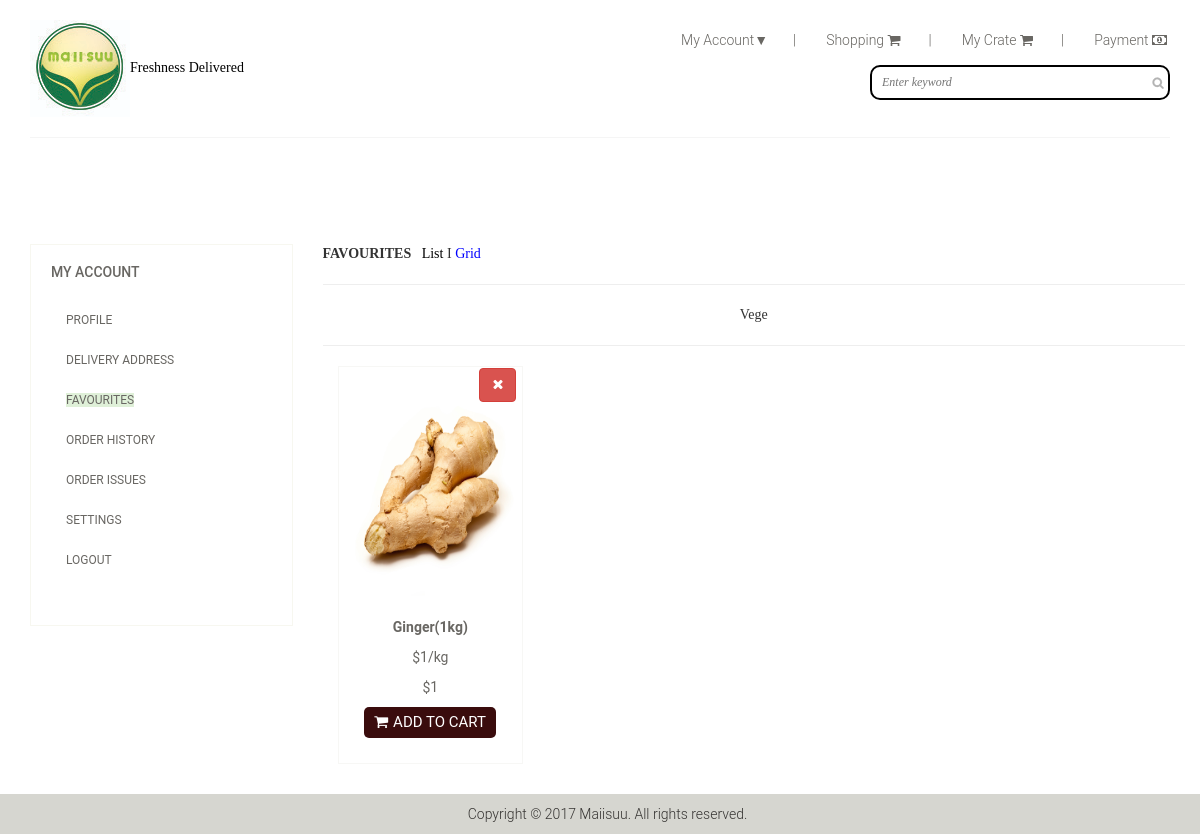
The page /favourites2b.php (signed in) on the database its author committed.
### tables this page shows
CREATE TABLE `user_favourites` (
  `fav_id` bigint(100) NOT NULL,
  `product_id` varchar(500) NOT NULL,
  `list_name` varchar(100) NOT NULL,
  `fav_userid` bigint(20) NOT NULL
);

CREATE TABLE `product` (
  `product_id` bigint(20) NOT NULL,
  `product_name` varchar(500) NOT NULL,
  `product_img` varchar(500) NOT NULL,
  `product_weightkg` varchar(100) NOT NULL,
  `product_pricekg` varchar(100) NOT NULL,
  `product_price` varchar(100) NOT NULL,
  `category` varchar(100) NOT NULL,
  `sub_category` varchar(500) NOT NULL
);

### favourites2b.php (the view, shortened to what this page needs)
<?php
include'dbconfig.php';
?>
<!DOCTYPE html>
<html lang="en">
<head>
    <link href="css/bootstrap.min.css" rel="stylesheet">
    <link href="css/font-awesome.min.css" rel="stylesheet">
    <link href="css/prettyPhoto.css" rel="stylesheet">
    <link href="css/price-range.css" rel="stylesheet">
    <link href="css/animate.css" rel="stylesheet">
	<link href="css/main.css" rel="stylesheet">
	<link href="css/responsive.css" rel="stylesheet">
</head>
<body>
	<header id="header">
		<div class="header-middle">
			<div class="container">
				<div class="row">
					<div class="col-sm-4">
						<div class="logo pull-left">
							<a href="index.html"><img src="images/Logo 8.jpg" alt="" />Freshness Delivered</a>
						</div>
					</div>
					<div class="col-sm-8">
						<div class="shop-menu pull-right">
							<ul class="nav navbar-nav">
								<li class="dropdown-toggle" data-toggle="dropdown" data-hover="dropdown"><a href="">My Account&#9660;<span style="margin-left:25px">|</span></a></li>
<li><a href="index_home.php"> Shopping <i class="fa fa-shopping-cart"></i><span style="margin-left:25px">|</span></a></li>
<li><a href="mycrate.php"> My Crate <i class="fa fa-shopping-cart"></i><span style="margin-left:25px">|</span></a></li>
<li><a href="checkout-login-register.php"> Payment <i class="fa fa-money"></i></a></li>
							</ul>
						</div>
					</div>
                    <div class="search_box pull-right" style="margin-top:15px;">
							<input type="text" placeholder="Enter keyword" style="width:300px"/>
					</div>
				</div>
			</div>
		</div>
		<div class="header-bottom">
			<div class="container">
				<div class="row">
					<div class="col-sm-12">
					</div>
				</div>
			</div>
		</div>
	</header>
	<section id="slider">
	</section>
	<section>
		<div class="container">
			<div class="row">
				<div class="col-sm-3">
					<div>
						<div class="panel-group category-products" id="accordian">
							<div class="panel panel-default">
								<div class="panel-heading">
									<h4 class="panel-title">
										<a href="#sub1">
										<div>My Account</div>
										</a>
									</h4>
								</div>
								<div id="sub1">
									<div class="panel-body">
										<ul id="filter">
											<li><a href="#">Profile</a></li>
											<li><a href="#" >Delivery Address</a></li>
											<li><a href="favourites.php" class="alert-success">Favourites</a></li>
											<li><a href="#">Order History</a></li>
								            <li><a href="#">Order Issues</a></li>
                                            <li><a href="#">Settings</a></li>
                                            <li><a href="#">Logout</a></li>
										</ul>
									</div>
								</div>
							</div>
						</div>
					</div>
				</div>
				<div class="col-sm-9 padding-right">
					<div class="features_items">
<p><b>FAVOURITES</b>&nbsp;&nbsp;&nbsp;<a href="favourites2a.php" >List</a>&nbsp;I&nbsp;<a href="favourites2b.php" class="focus">Grid</a></p><hr>
<?php
						$sql = "SELECT list_name FROM user_favourites where fav_userid = '$_SESSION[user]'";
						$result = mysqli_query($conn,$sql);
						if (mysqli_num_rows($result) > 0)
						{
   						while($row = mysqli_fetch_assoc($result))
						{
echo"<div align='center'>" . $row['list_name'] . "</div>";
echo "<hr>";}}
						?>
						<?php
						$sql = "SELECT * FROM product INNER JOIN favourite_temp ON product.product_id = favourite_temp.favourite_productid WHERE favourite_userid = '$_SESSION[user]'";
						$result = mysqli_query($conn,$sql);
						if (mysqli_num_rows($result) > 0)
						{
   						while($row = mysqli_fetch_assoc($result))
						{
						?>
						<div class="col-sm-4" style=" width:25%; height:10%;">
							<div class="product-image-wrapper">
								<div class="single-products">
										<div class="productinfo text-center">
<form id="form" method="POST" action="favourites_add_list_ss.php" enctype="multipart/form-data">
						<img src="images/<?php echo $row['product_img']; ?>" width="50px" height="250px" alt=""  />
							<p><b><?php echo $row['product_name']; ?>(<?php echo $row['product_weightkg'];?>kg)</b></p>
											<p>$<?php echo $row['product_pricekg']; ?>/kg</p>
                                            <p>$<?php echo $row['product_price']; ?></p>
<button style="position:relative; left: 20px" id="sub" class="btn btn-default add-to-cart"  type="submit" name="Save"><i class="fa fa-shopping-cart"></i>Add to cart</button>
<button style="position:relative; top: -350px" type="submit" id="button2" class="btn btn-danger" name="Delete"><i class="fa fa-times"></i></button>
</form>
										</div>
								</div>
							</div>
						</div>
						<?php
					   }
	                }
         ?>
			</div>
				</div>
			</div>
		</div>
	</section>
	<footer id="footer">
		<div class="footer-bottom">
			<div class="container">
				<div class="row">
					<center><p>Copyright © 2017 Maiisuu. All rights reserved.</p></center>
				</div>
			</div>
		</div>
	</footer>
</body>
</html>

### css/main.css (style rules this page uses)
body { font-family: maiisuu; position: relative; font-weight:400px; }
ul li { list-style: none; }
a { -webkit-transition: 300ms; -moz-transition: 300ms; -o-transition: 300ms; transition: 300ms; }
h1, h2, h3, h4, h5, h6 { font-family: 'Roboto', sans-serif; }
.header-middle .container .row { border-bottom: 1px solid #f5f5f5; margin-left: 0; margin-right: 0; padding-bottom: 20px; padding-top: 20px; }
.header-middle .container .row .col-sm-4 { padding-left: 0; }
.header-middle .container .row .col-sm-8 { padding-right:0; }
.shop-menu ul li { display:inline-block; padding-left: 15px; padding-right: 15px; }
.shop-menu ul li:last-child { padding-right: 0; }
.shop-menu ul li a { background: #FFFFFF; color: #696763; font-family: 'Roboto', sans-serif; font-size: 14px; font-weight: 300; padding:0; padding-right: 0; margin-top: 10px; }
.shop-menu ul li a i { margin-right:3px; }
.header-bottom { padding-bottom: 30px; padding-top: 30px; }
.search_box input { border: 2px solid black; border-radius:10px; color: #B2B2B2; font-family: 'maiisuu'; font-style:italic; font-size: 12px; font-weight: 300; height: 35px; outline: medium none; padding-left: 10px; width: 155px; background-image: url(../images/home/searchicon.png); background-repeat: no-repeat; background-position: 280px; }
#footer { background: #F0F0E9; }
.footer-bottom { background: #D6D6D0; padding-top: 10px; }
.footer-bottom p { color: #363432; font-family: 'Roboto', sans-serif; font-weight: 300; margin-left: 15px; }
#slider { padding-bottom: 45px; }
.category-products { border: 1px solid #F7F7F0; margin-bottom: 35px; padding-bottom: 20px; padding-top: 15px; }
.category-products .panel { background-color: #FFFFFF; border: 0px; border-radius: 0px; box-shadow:none; margin-bottom: 0px; }
.category-products .panel-default .panel-heading { background-color: #FFFFFF; border: 0 none; color: #FFFFFF; padding: 5px 20px; }
.category-products .panel-default .panel-heading .panel-title a { color: #696763; font-family: 'Roboto', sans-serif; font-size: 14px; text-decoration: none; text-transform: uppercase; }
.panel-body ul { padding-left: 20px; }
.panel-body ul li a { color: #696763; font-family: 'Roboto', sans-serif; font-size: 12px; text-transform: uppercase; }
.padding-right { padding-right: 0; }
.features_items { overflow:hidden; }
.product-image-wrapper { border:1px solid #F7F7F5; overflow: hidden; margin-bottom:30px; }
.single-products { position: relative; }
.productinfo p { font-family: 'Roboto', sans-serif; font-size: 14px; font-weight: 400; color: #696763; }
.productinfo img { width: 100%; }
.productinfo { position:relative; }
.productinfo .add-to-cart { background:#3A0C0D; color: #ffffff; border-radius:5px; padding:5px 10px; text-transform:uppercase; }
.add-to-cart { background:#F5F5ED; border: 0 none; border-radius: 0; color: #696763; font-family: 'Roboto', sans-serif; font-size: 15px; margin-bottom: 25px; }
.add-to-cart i { margin-right:5px; }
#form { display: block; margin-bottom: 0px; margin-top: 0px; overflow: hidden; color:#FFFFFF; }
.category-products ul li { padding:10px 0px; }

### favourites2b.php (style rules this page uses)
li { cursor: pointer; cursor: hand; }
a { color:black; }
a.focus:link, a.focus:visited { color:blue; }

### rows shown on the page
user_favourites: list_name "Vege"
product: product_img (picture), product_name "Ginger", product_weightkg "1", product_pricekg "1", product_price "1"
